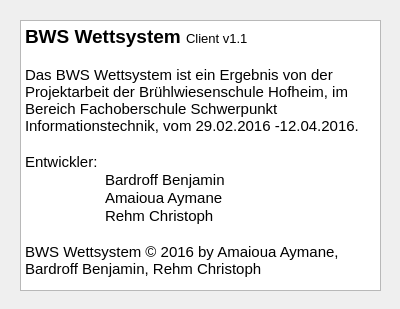
<?xml version="1.0" encoding="UTF-8"?>
<ui version="4.0">
 <class>Info</class>
 <widget class="QWidget" name="Info">
  <property name="geometry">
   <rect>
    <x>0</x>
    <y>0</y>
    <width>400</width>
    <height>309</height>
   </rect>
  </property>
  <property name="windowTitle">
   <string>Info</string>
  </property>
  <widget class="QTextBrowser" name="textBrowser">
   <property name="geometry">
    <rect>
     <x>20</x>
     <y>20</y>
     <width>361</width>
     <height>271</height>
    </rect>
   </property>
   <property name="html">
    <string>&lt;!DOCTYPE HTML PUBLIC &quot;-//W3C//DTD HTML 4.0//EN&quot; &quot;http://www.w3.org/TR/REC-html40/strict.dtd&quot;&gt;
&lt;html&gt;&lt;head&gt;&lt;meta name=&quot;qrichtext&quot; content=&quot;1&quot; /&gt;&lt;style type=&quot;text/css&quot;&gt;
p, li { white-space: pre-wrap; }
&lt;/style&gt;&lt;/head&gt;&lt;body style=&quot; font-family:'MS Shell Dlg 2'; font-size:8.25pt; font-weight:400; font-style:normal;&quot;&gt;
&lt;p style=&quot; margin-top:0px; margin-bottom:0px; margin-left:0px; margin-right:0px; -qt-block-indent:0; text-indent:0px;&quot;&gt;&lt;span style=&quot; font-family:'Ubuntu'; font-size:14pt; font-weight:600;&quot;&gt;BWS Wettsystem &lt;/span&gt;&lt;span style=&quot; font-family:'Ubuntu'; font-size:10pt;&quot;&gt;Client v1.1&lt;/span&gt;&lt;/p&gt;
&lt;p style=&quot; margin-top:0px; margin-bottom:0px; margin-left:0px; margin-right:0px; -qt-block-indent:0; text-indent:0px;&quot;&gt;&lt;span style=&quot; font-family:'Ubuntu'; font-size:11pt;&quot;&gt; &lt;/span&gt;&lt;/p&gt;
&lt;p style=&quot; margin-top:0px; margin-bottom:0px; margin-left:0px; margin-right:0px; -qt-block-indent:0; text-indent:0px;&quot;&gt;&lt;span style=&quot; font-family:'Ubuntu'; font-size:11pt;&quot;&gt;Das BWS Wettsystem ist ein Ergebnis von der Projektarbeit der Brühlwiesenschule Hofheim, im Bereich Fachoberschule Schwerpunkt Informationstechnik, vom 29.02.2016 -12.04.2016.&lt;/span&gt;&lt;/p&gt;
&lt;p style=&quot;-qt-paragraph-type:empty; margin-top:0px; margin-bottom:0px; margin-left:0px; margin-right:0px; -qt-block-indent:0; text-indent:0px; font-family:'Ubuntu'; font-size:11pt;&quot;&gt;&lt;br /&gt;&lt;/p&gt;
&lt;p style=&quot; margin-top:0px; margin-bottom:0px; margin-left:0px; margin-right:0px; -qt-block-indent:0; text-indent:0px;&quot;&gt;&lt;span style=&quot; font-family:'Ubuntu'; font-size:11pt;&quot;&gt;Entwickler:&lt;/span&gt;&lt;/p&gt;
&lt;p style=&quot; margin-top:0px; margin-bottom:0px; margin-left:0px; margin-right:0px; -qt-block-indent:0; text-indent:0px;&quot;&gt;&lt;span style=&quot; font-family:'Ubuntu'; font-size:11pt;&quot;&gt;	Bardroff Benjamin&lt;/span&gt;&lt;/p&gt;
&lt;p style=&quot; margin-top:0px; margin-bottom:0px; margin-left:0px; margin-right:0px; -qt-block-indent:0; text-indent:0px;&quot;&gt;&lt;span style=&quot; font-family:'Ubuntu'; font-size:11pt;&quot;&gt;	Amaioua Aymane&lt;/span&gt;&lt;/p&gt;
&lt;p style=&quot; margin-top:0px; margin-bottom:0px; margin-left:0px; margin-right:0px; -qt-block-indent:0; text-indent:0px;&quot;&gt;&lt;span style=&quot; font-family:'Ubuntu'; font-size:11pt;&quot;&gt;	Rehm Christoph&lt;/span&gt;&lt;/p&gt;
&lt;p style=&quot;-qt-paragraph-type:empty; margin-top:0px; margin-bottom:0px; margin-left:0px; margin-right:0px; -qt-block-indent:0; text-indent:0px; font-family:'Ubuntu'; font-size:11pt;&quot;&gt;&lt;br /&gt;&lt;/p&gt;
&lt;p style=&quot; margin-top:0px; margin-bottom:0px; margin-left:0px; margin-right:0px; -qt-block-indent:0; text-indent:0px;&quot;&gt;&lt;span style=&quot; font-family:'Ubuntu'; font-size:11pt;&quot;&gt;BWS Wettsystem © 2016 by Amaioua Aymane, Bardroff Benjamin, Rehm Christoph&lt;/span&gt;&lt;/p&gt;&lt;/body&gt;&lt;/html&gt;</string>
   </property>
  </widget>
 </widget>
 <resources/>
 <connections/>
</ui>
